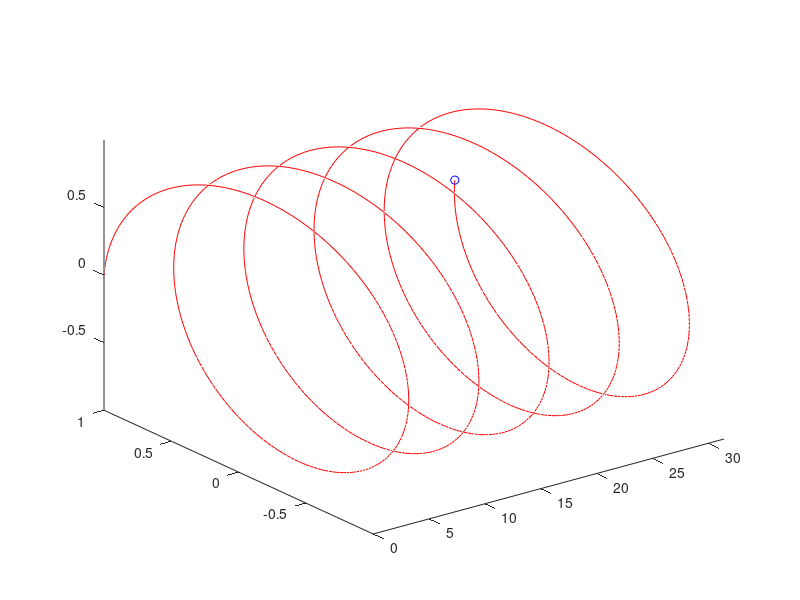

MATLAB code to generate this figure:
x=linspace(0,10*pi,1000);
y=cos(x);
z=sin(x);
plot3(x,y,z)
grid;
xlabel("angle"); ylabel("cos(x)");
zlabel("sin(x)"); title("A spring");
comet3(x,y,z);
